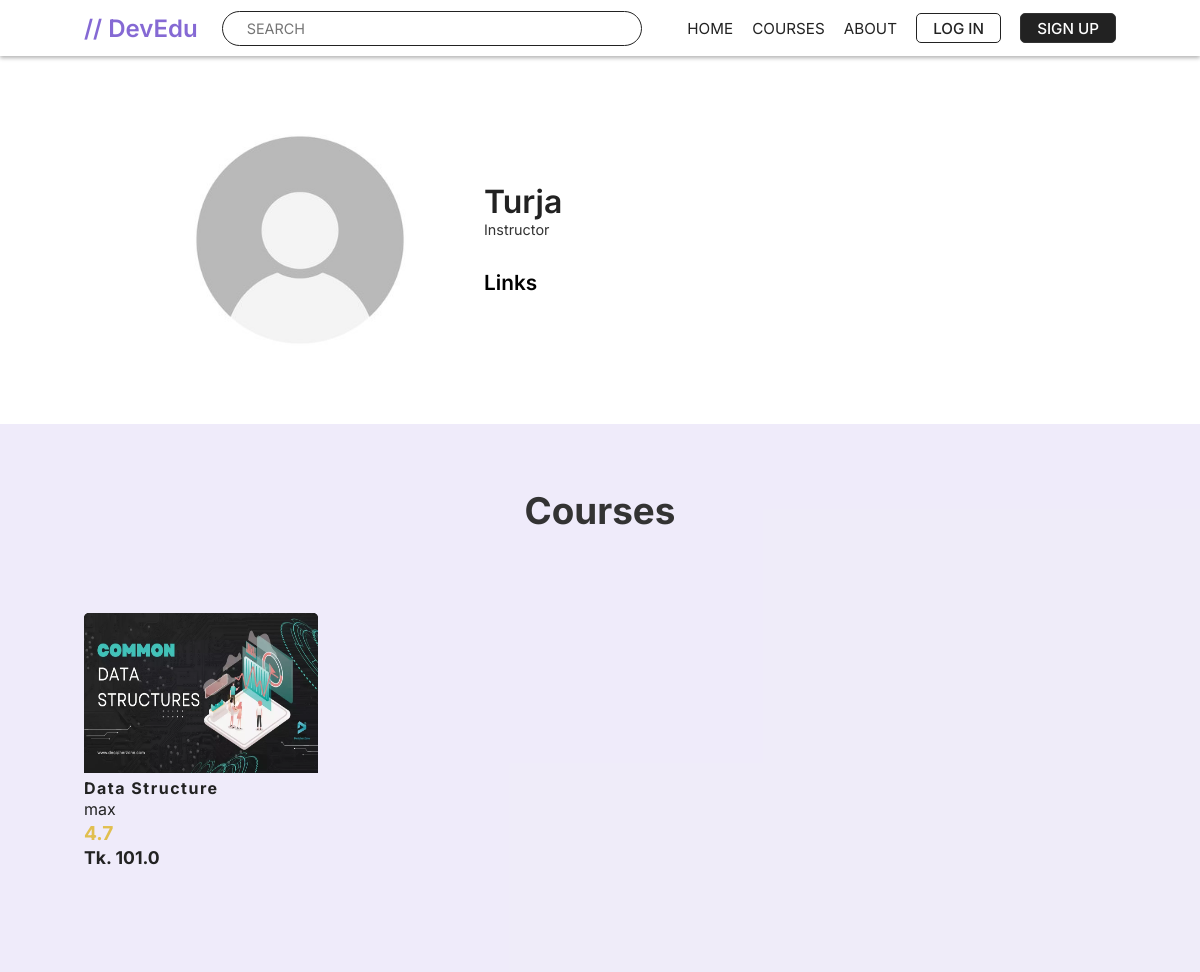
The page /turja on the database its author committed.
### devedu/models.py (models this page shows, shortened)
class UserProfile(models.Model):
    user = models.OneToOneField(
        User, on_delete=models.CASCADE, related_name="user_profile"
    )
    first_name = models.CharField(blank=True, max_length=200)
    last_name = models.CharField(blank=True, max_length=200)
    profile_pic = models.ImageField(upload_to="profilePics", blank=True)
    about = models.TextField(validators=[MaxLengthValidator(2000)], blank=True)
    linkedin = models.URLField(blank=True, max_length=1000)
    github = models.URLField(blank=True, max_length=1000)
    mail = models.URLField(blank=True, max_length=1000)
    website = models.URLField(blank=True, max_length=1000)
    is_instructor = models.BooleanField(default=False, blank=True)
    applied = models.BooleanField(default=False, blank=True)
    resume = models.FileField(blank=True, null=True)
    def full_name(self):
        if self.user.first_name and self.user.last_name:
            return f"{self.user.first_name} {self.user.last_name}"
        return f"{self.user.username}"
    def __str__(self):
        return self.full_name()

class Course(models.Model):
    title = models.CharField(unique=True, max_length=150, null=True)
    author = models.ForeignKey(
        Instructor, on_delete=models.CASCADE, null=True, related_name="courses")
    description = models.TextField(validators=[MaxLengthValidator(3000)])
    thumb_nail = models.ImageField(upload_to="thumb_nails", null=True)
    created_on = models.DateField(auto_now=True)
    last_updated_on = models.DateField(auto_now=True)
    price = models.FloatField()
    slug = models.SlugField(blank=True, unique=True, null=True)
    git_repository = models.URLField(blank=True)
    enrolled_students = models.ManyToManyField(
        UserProfile, blank=True, related_name="courses")

class Instructor(models.Model):
    user = models.OneToOneField(
        UserProfile, on_delete=models.CASCADE, blank=True, related_name="user_profile"
    )
    def __str__(self):
        return self.user.full_name()

### devedu/views.py (the view)
# urls.py: path("<str:username>", views.user_profile, name="user_profile"),
def user_profile(request, username):
    try:
        user = User.objects.get(username=username)
    except:
        user = None
        return render(request, "devedu/home.html", {})
    user_profile = UserProfile.objects.get(user=user)
    enrolled_courses = user_profile.courses.all()  # type: ignore
    context = {
        "en_courses": enrolled_courses,
        "user_profile": user_profile
    }
    return render(request, "devedu/user_profile.html", context)

### devedu/templates/devedu/user_profile.html (shortened to what this page needs)
{% extends 'base.html' %}
{% load static %}
{% block css_files %}
    <link rel="stylesheet" href="{% static 'devedu/includes/utilities.css' %}">
    <link rel="stylesheet" href="{% static 'devedu/includes/variables.css' %}">
    <link rel="stylesheet" href="{% static 'devedu/user_profile.css' %}">
{% endblock css_files %}
{% block content %}
<section class="profile_info">
    <div class="left">
        {% if user_profile.profile_pic %}
        <img src="{{user_profile.profile_pic.url}}" alt="Profile Image">
        {% else %}
        <img src="{% static 'devedu/images/profile_img.jpg' %}" alt="">
        {% endif %}
    </div>
    <div class="right">
        <h1>{{user_profile|title}}</h1>
        {% if user_profile.is_instructor %}
        <p class="profession">Instructor</p>
        {% else %}
        <p class="profession">Student</p>
        {% endif %}
        <h2>Links</h2>
    </div>
</section>
<section class="section__courses">
    <h2>Courses</h2>
    <div class="course__container">
        {% for course in en_courses %}
        <div class="course_card">
            <div class="image_container">
                <a href="{% url 'course_detail' course.slug %}">
                    <img src="{{course.thumb_nail.url}}" alt="Thumb Nail">
                </a>
            </div>
            <a class="course_title" href="#"><h3>{{course.title}}</h3></a>
            <a class="course_instructor" href="#"><p>{{course.author}}</p></a>
            <h3 class="course_rating">4.7</h3>
            <h3 class="course_price">Tk. {{course.price}}</h3>
        </div>
        {% endfor %}
    </div>
</section>
{% endblock content %}

### devedu/static/devedu/base.css (style rules this page uses)
* { margin: 0; padding: 0; box-sizing: border-box; font-family: 'Inter', sans-serif; font-size: var(--font-size-global); color: var(--color-dark); }
html { scroll-behavior: smooth; }
a { text-decoration: none; }

### devedu/static/devedu/includes/variables.css (style rules this page uses)
:root { --color-primary: #8569D4; --color-primary-dark: #544285; --color-primary-light: #8569d421; --color-warning: rgb(214, 16, 16); --color-green: rgb(2, 192, 93); --color-blue: rgb(2, 106, 192); --color-yellow: rgb(225, 191, 79); --color-white: #fff; --color-off-white: #ddd; --color-black: #000; --color-dark: #222; --color-light: #333; --color-box-shadow: rgba(0, 0, 0, 0.3); --color-overlay: rgba(0, 0, 0, 0.5); --margin-global: 7vw; --font-size-global: 16px; --width-max: 1440px; --height-max: 650px; }

### devedu/static/devedu/user_profile.css (style rules this page uses)
.profile_info { margin: 0 var(--margin-global); padding: 3rem 5rem; display: flex; flex-direction: row; align-items: center; gap: 3rem; }
.left { width: 17rem; height: 17rem; overflow: hidden; }
.left img { width: 100%; height: auto; border-radius: 50%; }
.right { max-width: 30rem; }
.right h1 { display: inline; font-size: 2rem; font-weight: 600; color: var(--color-dark); margin-right: 1rem; }
.right .profession { font-size: 0.9rem; font-weight: 400; color: var(--color-light); margin-bottom: .5rem; }
.right h2 { font-size: 1.3rem; color: var(--color-black); font-weight: 600; margin-bottom: .2rem; }
.section__courses { width: 100%; background-color: var(--color-primary-light); padding: 4rem var(--margin-global); text-align: center; }
.section__courses h2 { font-size: 2.3rem; color: var(--color-light); text-align: center; margin-bottom: 5rem; }
.course__container { display: grid; grid-template-columns: repeat(auto-fill, minmax(200px, 1fr)); grid-gap: 2rem; align-items: start; margin: 2.5rem 0; }
.course_card { width: 100%; text-align: left; border-radius: 5px; overflow: hidden; }
.course_card .image_container { height: 10rem; background-color: var(--color-black); margin-bottom: .3rem; }
.course_card img { width: 100%; height: 100%; transition: all 0.3s; }
.course_card .course_title h3 { font-size: 1rem; letter-spacing: 1.5px; margin-bottom: .1rem; transition: all 0.2s; }
.course_card .course_instructor p { font-size: 1rem; margin-bottom: 0.1rem; transition: all 0.2s; }
.course_card .course_rating { font-size: 1.2rem; color: var(--color-yellow); margin-bottom: 0.1rem; }
.course_card .course_price { font-size: 1.1rem; }

### rows shown on the page
UserProfile: user.username "Turja"
Course: thumb_nail (picture), title "Data Structure", author "max", price "101.0"
